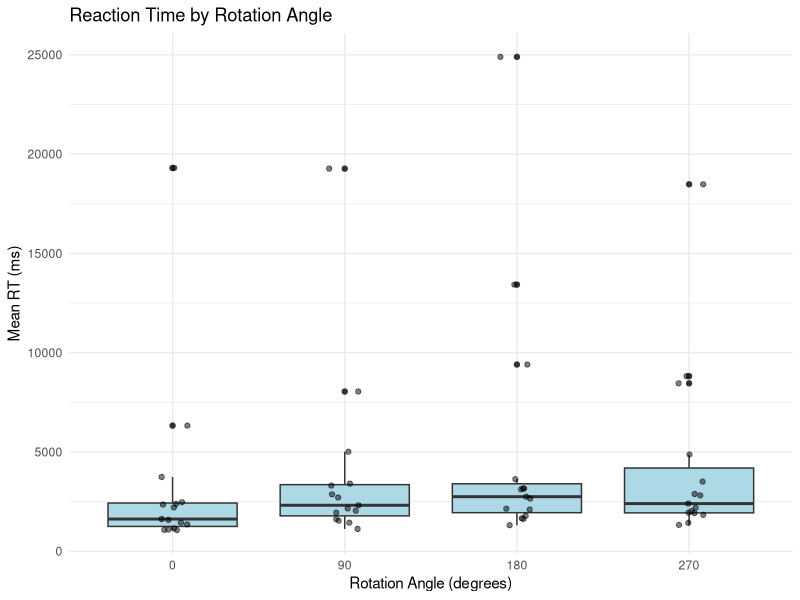
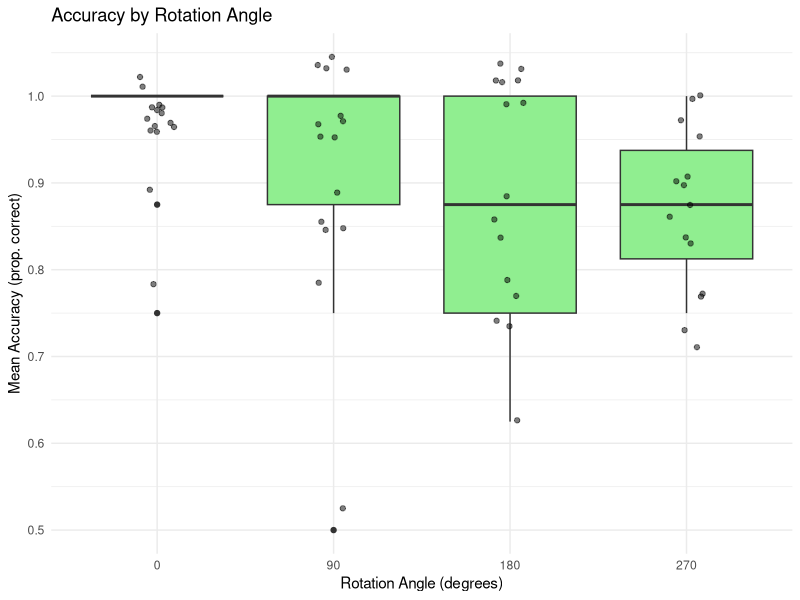
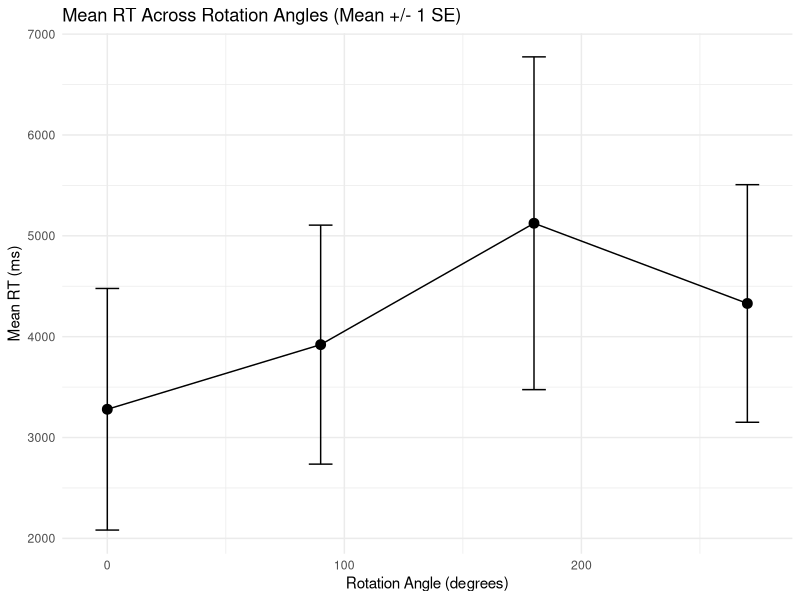
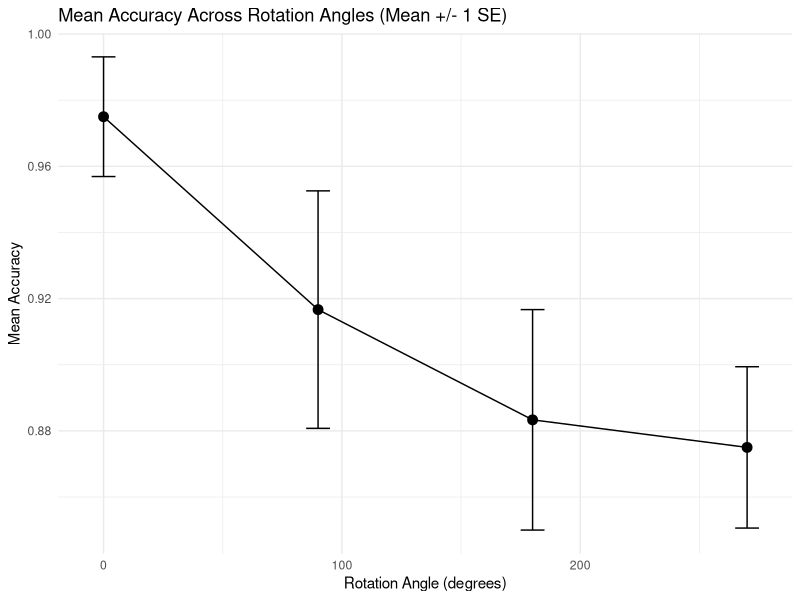
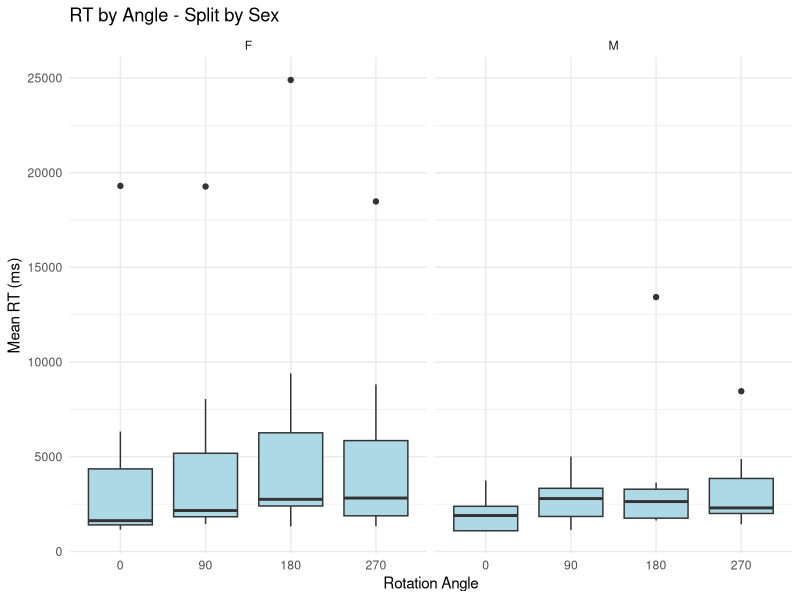
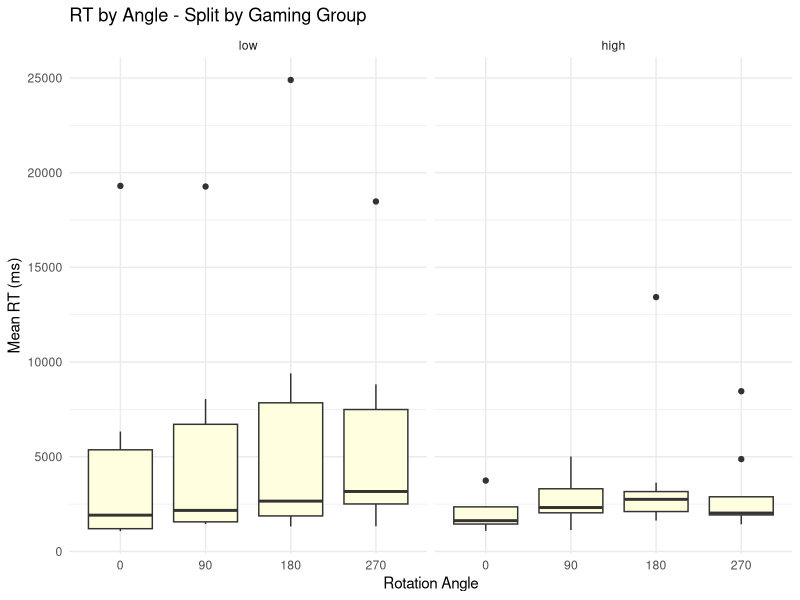
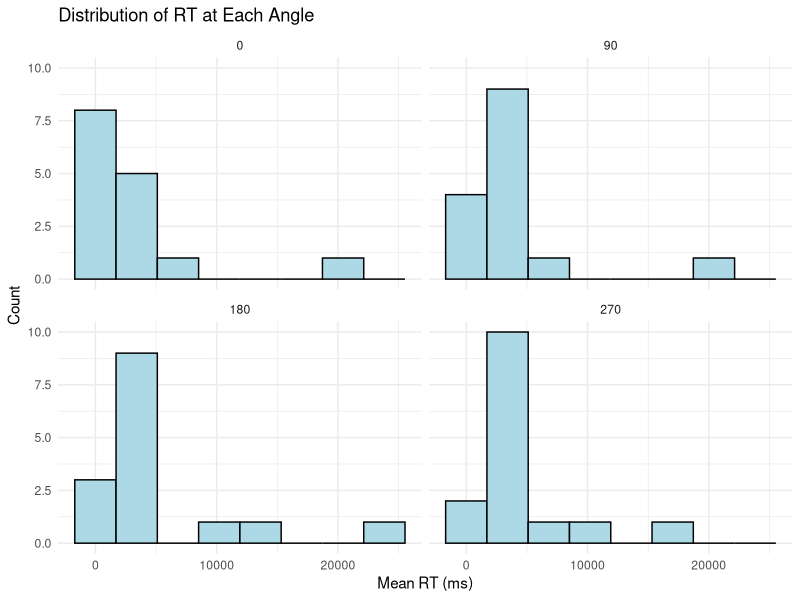
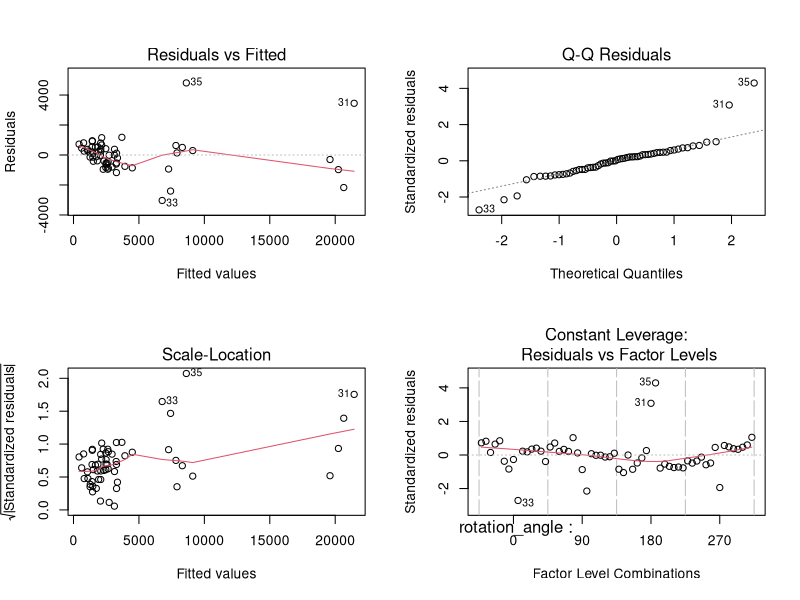

Recreate these plots in R, in order.
# MIE237 Final Project R Code - Mental Rotation Analysis
# Baron Liu, Ian Fong, Arya Lum

library(tidyverse)
library(emmeans)

# 1. load and prep data for ANOVA analysis

# read dataset
all_data <- read_csv("full_dataset.csv", show_col_types = FALSE)

# set up factors 
all_data <- all_data %>%
  mutate(
    participant_id = factor(participant_id),
    rotation_angle = factor(rotation_angle, levels = c(0, 90, 180, 270)),
    sex = factor(sex),
    # categorize gaming experience based on hours per week: <5 = "low", >=5 = "high"
    gaming_group = factor(
      ifelse(gaming_hrs_week < 5, "low", "high"),
      levels = c("low", "high")
    )
  )

glimpse(all_data)

# 2. aggregate to participant-level means
# anova needs one value per person per condition
# so average each participant's 8 trials at each angle

summ <- all_data %>%
  group_by(participant_id, rotation_angle, sex, gaming_group, gaming_hrs_week) %>%
  summarize(
    mean_rt = mean(rt_ms),
    mean_acc = mean(correct),
    .groups = "drop"
  )

# 3. descriptive statistics

# rt by angle
summ %>%
  group_by(rotation_angle) %>%
  summarize(
    n = n(),
    mean = mean(mean_rt),
    sd = sd(mean_rt),
    median = median(mean_rt),
    .groups = "drop"
  )

# accuracy by angle
summ %>%
  group_by(rotation_angle) %>%
  summarize(
    n = n(),
    mean = mean(mean_acc),
    sd = sd(mean_acc),
    median = median(mean_acc),
    .groups = "drop"
  )

# by sex
summ %>%
  group_by(rotation_angle, sex) %>%
  summarize(mean_rt = mean(mean_rt), mean_acc = mean(mean_acc), .groups = "drop")

# by gaming group
summ %>%
  group_by(rotation_angle, gaming_group) %>%
  summarize(mean_rt = mean(mean_rt), mean_acc = mean(mean_acc), .groups = "drop")

# 4. descriptive plots 

# boxplots of RT by angle
ggplot(summ, aes(x = rotation_angle, y = mean_rt)) +
  geom_boxplot(fill = "lightblue") +
  geom_jitter(width = 0.1, alpha = 0.5) +
  labs(title = "Reaction Time by Rotation Angle",
       x = "Rotation Angle (degrees)",
       y = "Mean RT (ms)") +
  theme_minimal()

# boxplot of accuracy by angle
ggplot(summ, aes(x = rotation_angle, y = mean_acc)) +
  geom_boxplot(fill = "lightgreen") +
  geom_jitter(width = 0.1, alpha = 0.5) +
  labs(title = "Accuracy by Rotation Angle",
       x = "Rotation Angle (degrees)",
       y = "Mean Accuracy (prop. correct)") +
  theme_minimal()

# line plots with error bars (mean +/- SE)
rt_summary <- summ %>%
  group_by(rotation_angle) %>%
  summarize(mean = mean(mean_rt),
            se = sd(mean_rt) / sqrt(n()),
            .groups = "drop") %>%
  mutate(angle_num = as.numeric(as.character(rotation_angle)))

ggplot(rt_summary, aes(x = angle_num, y = mean)) +
  geom_point(size = 3) +
  geom_line() +
  geom_errorbar(aes(ymin = mean - se, ymax = mean + se), width = 10) +
  labs(title = "Mean RT Across Rotation Angles (Mean +/- 1 SE)",
       x = "Rotation Angle (degrees)", y = "Mean RT (ms)") +
  theme_minimal()

acc_summary <- summ %>%
  group_by(rotation_angle) %>%
  summarize(mean = mean(mean_acc),
            se = sd(mean_acc) / sqrt(n()),
            .groups = "drop") %>%
  mutate(angle_num = as.numeric(as.character(rotation_angle)))

ggplot(acc_summary, aes(x = angle_num, y = mean)) +
  geom_point(size = 3) +
  geom_line() +
  geom_errorbar(aes(ymin = mean - se, ymax = mean + se), width = 10) +
  labs(title = "Mean Accuracy Across Rotation Angles (Mean +/- 1 SE)",
       x = "Rotation Angle (degrees)", y = "Mean Accuracy") +
  theme_minimal()

# boxplots split by sex (lab 2 faceting approach)
ggplot(summ, aes(x = rotation_angle, y = mean_rt)) +
  geom_boxplot(fill = "lightblue") +
  facet_wrap(~ sex) +
  labs(title = "RT by Angle - Split by Sex",
       x = "Rotation Angle", y = "Mean RT (ms)") +
  theme_minimal()

# boxplots split by gaming group
ggplot(summ, aes(x = rotation_angle, y = mean_rt)) +
  geom_boxplot(fill = "lightyellow") +
  facet_wrap(~ gaming_group) +
  labs(title = "RT by Angle - Split by Gaming Group",
       x = "Rotation Angle", y = "Mean RT (ms)") +
  theme_minimal()

# histograms of RT at each angle
ggplot(summ, aes(x = mean_rt)) +
  geom_histogram(bins = 8, fill = "lightblue", color = "black") +
  facet_wrap(~ rotation_angle) +
  labs(title = "Distribution of RT at Each Angle",
       x = "Mean RT (ms)", y = "Count") +
  theme_minimal()

# 5. blocked (within-subjects) ANOVA (lab 10)
# each participant did all 4 angles, so participant is a block
# aov(accuracy ~ condition + participant)

# --- RT ---
rt_aov <- aov(mean_rt ~ rotation_angle + participant_id, data = summ)
summary(rt_aov)

# --- Accuracy ---
acc_aov <- aov(mean_acc ~ rotation_angle + participant_id, data = summ)
summary(acc_aov)

# 6. model diagnostics (labs 7, 10, 11)
# plot(model) gives the 4 standard diagnostic plots:
#   1. residuals vs fitted - check for constant variance / patterns
#   2. QQ plot - check normality of residuals
#   3. scale-location - another variance check
#   4. residuals vs leverage - influential points

# RT diagnostics
par(mfrow = c(2, 2))
plot(rt_aov)
par(mfrow = c(1, 1))

# accuracy diagnostics
par(mfrow = c(2, 2))
plot(acc_aov)
par(mfrow = c(1, 1))

# ggplot QQ plots
rt_residuals <- tibble(resid = residuals(rt_aov))

ggplot(rt_residuals, aes(sample = resid)) +
  stat_qq() +
  stat_qq_line(color = "red") +
  labs(title = "RT: Normal Q-Q Plot of Residuals",
       x = "Theoretical Quantiles", y = "Sample Quantiles") +
  theme_minimal()

acc_residuals <- tibble(resid = residuals(acc_aov))

ggplot(acc_residuals, aes(sample = resid)) +
  stat_qq() +
  stat_qq_line(color = "red") +
  labs(title = "Accuracy: Normal Q-Q Plot of Residuals",
       x = "Theoretical Quantiles", y = "Sample Quantiles") +
  theme_minimal()

# histogram of residuals
ggplot(rt_residuals, aes(x = resid)) +
  geom_histogram(bins = 12, fill = "lightblue", color = "black") +
  labs(title = "RT: Histogram of Residuals", x = "Residuals", y = "Count") +
  theme_minimal()

ggplot(acc_residuals, aes(x = resid)) +
  geom_histogram(bins = 12, fill = "lightgreen", color = "black") +
  labs(title = "Accuracy: Histogram of Residuals", x = "Residuals", y = "Count") +
  theme_minimal()

# 7. post-hoc pairwise comparisons using emmeans with Tukey adjustment

emm_rt <- emmeans(rt_aov, ~ rotation_angle)
pairs(emm_rt, adjust = "tukey")

emm_acc <- emmeans(acc_aov, ~ rotation_angle)
pairs(emm_acc, adjust = "tukey")

library(broom)

# 8. secondary covariate analysis using multiple linear regression
# main treatment effect (rotation_angle) is still handled by the blocked ANOVA above
# here we examine sex and gaming_group as categorical covariates
# participant_id is included as a blocking fixed effect

# --- sex as covariate ---

# RT model
lm_sex_rt <- lm(mean_rt ~ rotation_angle * sex + participant_id, data = summ)
summary(lm_sex_rt)
tidy(lm_sex_rt)

# Accuracy model
lm_sex_acc <- lm(mean_acc ~ rotation_angle * sex + participant_id, data = summ)
summary(lm_sex_acc)
tidy(lm_sex_acc)

# --- gaming group as covariate ---

# RT model
lm_game_rt <- lm(mean_rt ~ rotation_angle * gaming_group + participant_id, data = summ)
summary(lm_game_rt)
tidy(lm_game_rt)

# Accuracy model
lm_game_acc <- lm(mean_acc ~ rotation_angle * gaming_group + participant_id, data = summ)
summary(lm_game_acc)
tidy(lm_game_acc)


# 9. regression interaction-profile plots for covariate analyses
# plots show raw participant-level observations plus model-predicted means

# --- sex x angle: RT ---
pred_sex_rt <- expand.grid(
  rotation_angle = levels(summ$rotation_angle),
  sex = levels(summ$sex),
  participant_id = levels(summ$participant_id)[1]
)

pred_sex_rt$pred <- predict(lm_sex_rt, newdata = pred_sex_rt)

ggplot(summ, aes(x = rotation_angle, y = mean_rt, colour = sex)) +
  geom_jitter(width = 0.08, alpha = 0.4, size = 2) +
  geom_line(data = pred_sex_rt, aes(y = pred, group = sex), linewidth = 1.2) +
  geom_point(data = pred_sex_rt, aes(y = pred), size = 4) +
  labs(title = "Regression Interaction: Sex x Angle (RT)",
       x = "Rotation Angle",
       y = "Mean RT (ms)") +
  theme_classic(base_size = 14)

# sex x angle: Accuracy
pred_sex_acc <- expand.grid(
  rotation_angle = levels(summ$rotation_angle),
  sex = levels(summ$sex),
  participant_id = levels(summ$participant_id)[1]
)

pred_sex_acc$pred <- predict(lm_sex_acc, newdata = pred_sex_acc)

ggplot(summ, aes(x = rotation_angle, y = mean_acc, colour = sex)) +
  geom_jitter(width = 0.08, alpha = 0.4, size = 2) +
  geom_line(data = pred_sex_acc, aes(y = pred, group = sex), linewidth = 1.2) +
  geom_point(data = pred_sex_acc, aes(y = pred), size = 4) +
  labs(title = "Regression Interaction: Sex x Angle (Accuracy)",
       x = "Rotation Angle",
       y = "Mean Accuracy") +
  theme_classic(base_size = 14)

# gaming group x angle: RT
pred_game_rt <- expand.grid(
  rotation_angle = levels(summ$rotation_angle),
  gaming_group = levels(summ$gaming_group),
  participant_id = levels(summ$participant_id)[1]
)

pred_game_rt$pred <- predict(lm_game_rt, newdata = pred_game_rt)

ggplot(summ, aes(x = rotation_angle, y = mean_rt, colour = gaming_group)) +
  geom_jitter(width = 0.08, alpha = 0.4, size = 2) +
  geom_line(data = pred_game_rt, aes(y = pred, group = gaming_group), linewidth = 1.2) +
  geom_point(data = pred_game_rt, aes(y = pred), size = 4) +
  labs(title = "Regression Interaction: Gaming Group x Angle (RT)",
       x = "Rotation Angle",
       y = "Mean RT (ms)") +
  theme_classic(base_size = 14)

# gaming group x angle: Accuracy
pred_game_acc <- expand.grid(
  rotation_angle = levels(summ$rotation_angle),
  gaming_group = levels(summ$gaming_group),
  participant_id = levels(summ$participant_id)[1]
)

pred_game_acc$pred <- predict(lm_game_acc, newdata = pred_game_acc)

ggplot(summ, aes(x = rotation_angle, y = mean_acc, colour = gaming_group)) +
  geom_jitter(width = 0.08, alpha = 0.4, size = 2) +
  geom_line(data = pred_game_acc, aes(y = pred, group = gaming_group), linewidth = 1.2) +
  geom_point(data = pred_game_acc, aes(y = pred), size = 4) +
  labs(title = "Regression Interaction: Gaming Group x Angle (Accuracy)",
       x = "Rotation Angle",
       y = "Mean Accuracy") +
  theme_classic(base_size = 14)
